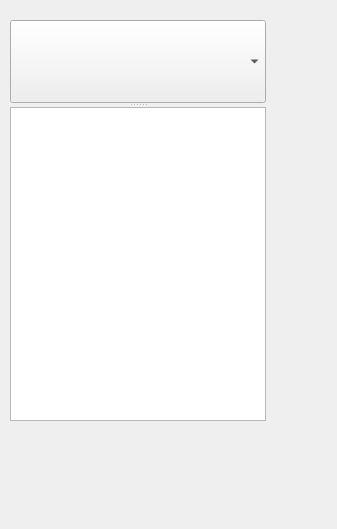
<?xml version="1.0" encoding="UTF-8"?>
<ui version="4.0">
 <class>Form</class>
 <widget class="QWidget" name="Form">
  <property name="geometry">
   <rect>
    <x>0</x>
    <y>0</y>
    <width>337</width>
    <height>529</height>
   </rect>
  </property>
  <property name="windowTitle">
   <string>Form</string>
  </property>
  <widget class="QSplitter" name="splitter">
   <property name="geometry">
    <rect>
     <x>10</x>
     <y>20</y>
     <width>256</width>
     <height>401</height>
    </rect>
   </property>
   <property name="orientation">
    <enum>Qt::Vertical</enum>
   </property>
   <widget class="QComboBox" name="comboBox">
    <property name="minimumSize">
     <size>
      <width>0</width>
      <height>83</height>
     </size>
    </property>
   </widget>
   <widget class="QListView" name="listView"/>
  </widget>
 </widget>
 <resources/>
 <connections/>
</ui>
